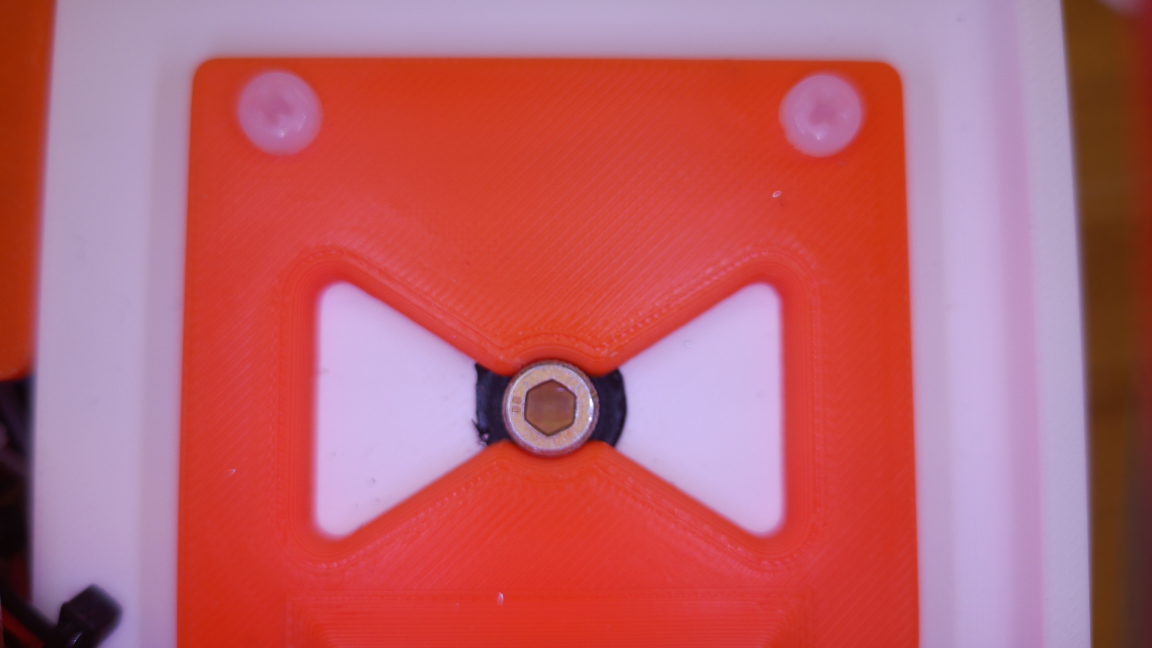
#> input picture Photos/bolt_head ideal.jpg, 4608 x 2592 px (shown at 1/4 size)
$ python standardized_markings.py
#> lines starting #> are read from the running program, lines starting #| are printed output that depends on the picture; after the words box and inside, x2 and y2 are one past the last pixel; in counts of white or black regions, pixels touching at a corner belong together
import numpy as np
import cv2 as cv

img = cv.imread('Photos/bolt_head ideal.jpg') # 18 seems to be in more focus
#> img is the input picture: shape (2592, 4608, 3); mean B, G, R 109, 98.8, 187.2

# ROI parameters
center = (2205,1635) # true center is (2304,1296)
radius = 165

lowerThresh = 75
upperThresh = 100

if img is None:
    print("Image failed to load")
    exit()

gray = cv.cvtColor(img, cv.COLOR_BGR2GRAY)
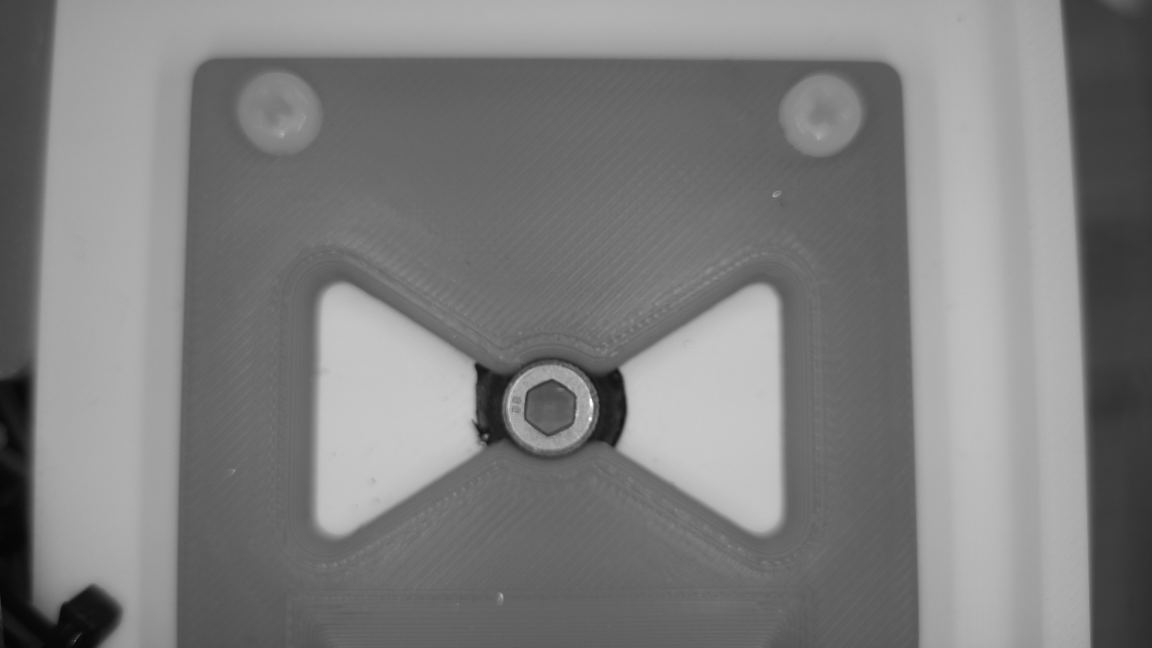
#> gray: shape (2592, 4608) (shown at 1/4 size); min 2, max 255, mean 126.4
gray=cv.bitwise_not(gray)
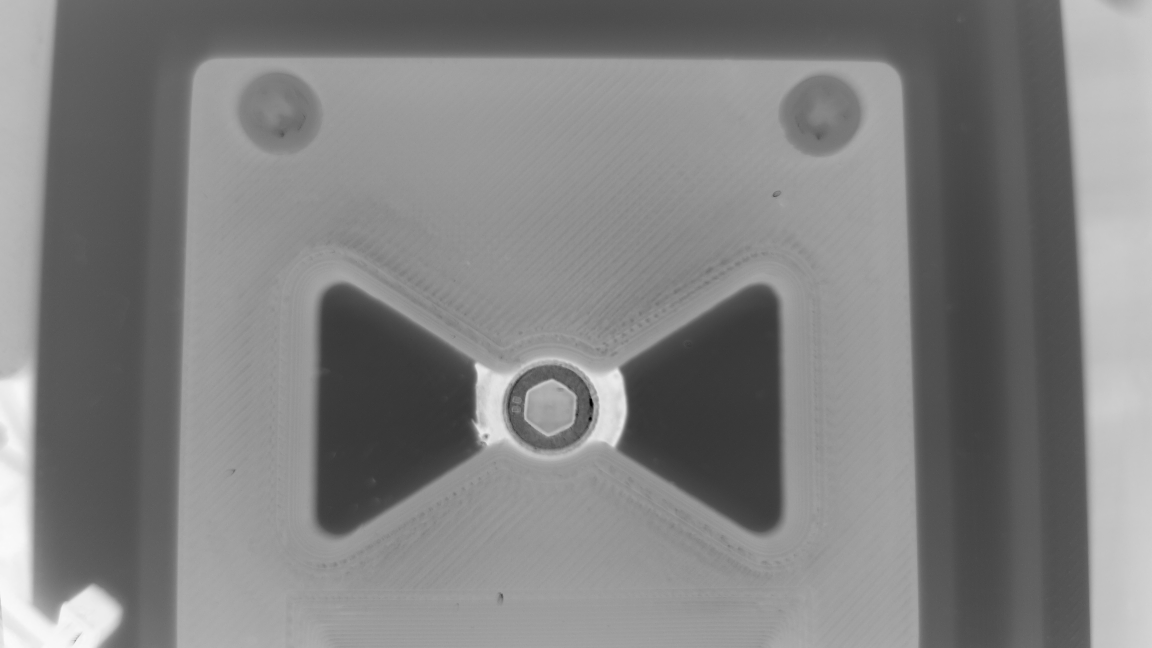
#> gray: shape (2592, 4608) (shown at 1/4 size); min 0, max 253, mean 128.6
cv.imshow('image1.jpg',gray)
#gray = cv.GaussianBlur(gray, (3, 3), 0)


preview = img.copy()
cv.circle(preview, center, radius, (255,0,0), 3)
cv.imshow("ROI Preview", preview)

# Create circular mask
mask = np.zeros_like(gray, dtype=np.uint8)
cv.circle(mask, center, radius, 255, -1)
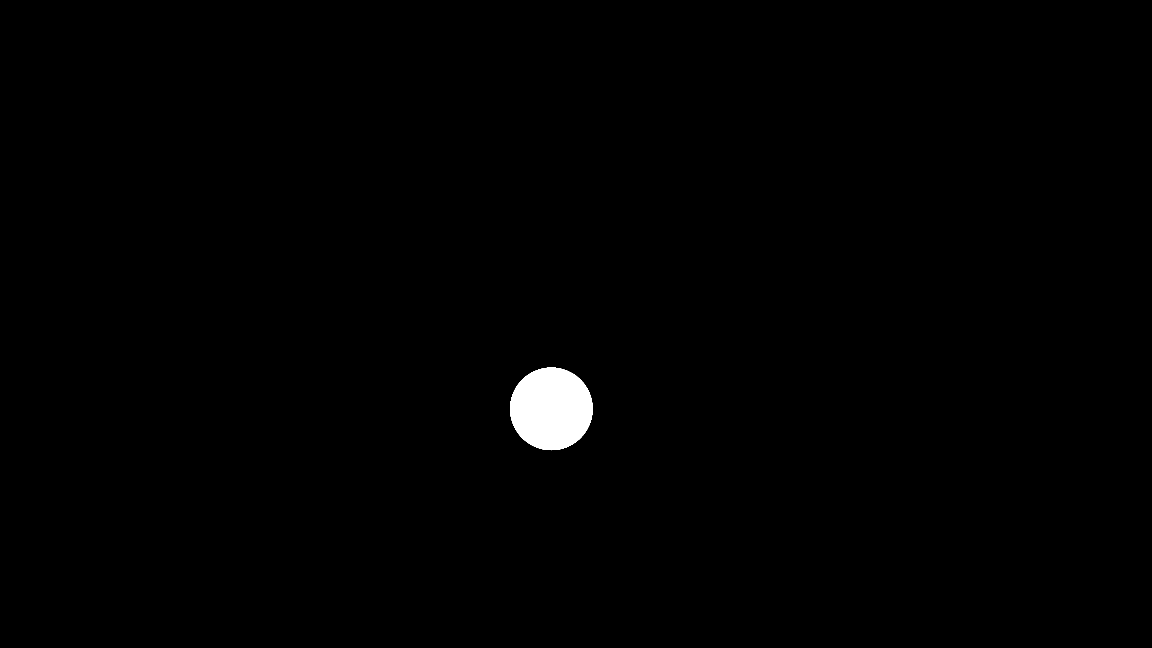
#> mask: shape (2592, 4608) (shown at 1/4 size); 0.72% white; 1 white region, box (x1, y1, x2, y2) and area: (2040, 1470, 2371, 1801) 85501

# Apply mask


# Edge detection ONLY in ROI
cannyCircle = cv.Canny(gray, lowerThresh, upperThresh)
#> cannyCircle: shape (2592, 4608); 0.05% white in thin lines or dots, all inside (x1, y1, x2, y2) = (0, 410, 4363, 2592)
cannyCircle = cv.bitwise_and(cannyCircle, cannyCircle, mask=mask)
#> cannyCircle: shape (2592, 4608); 0.01% white in thin lines or dots, all inside (x1, y1, x2, y2) = (2044, 1495, 2370, 1784)
cannyCircle = cv.dilate(cannyCircle, None, iterations=3)
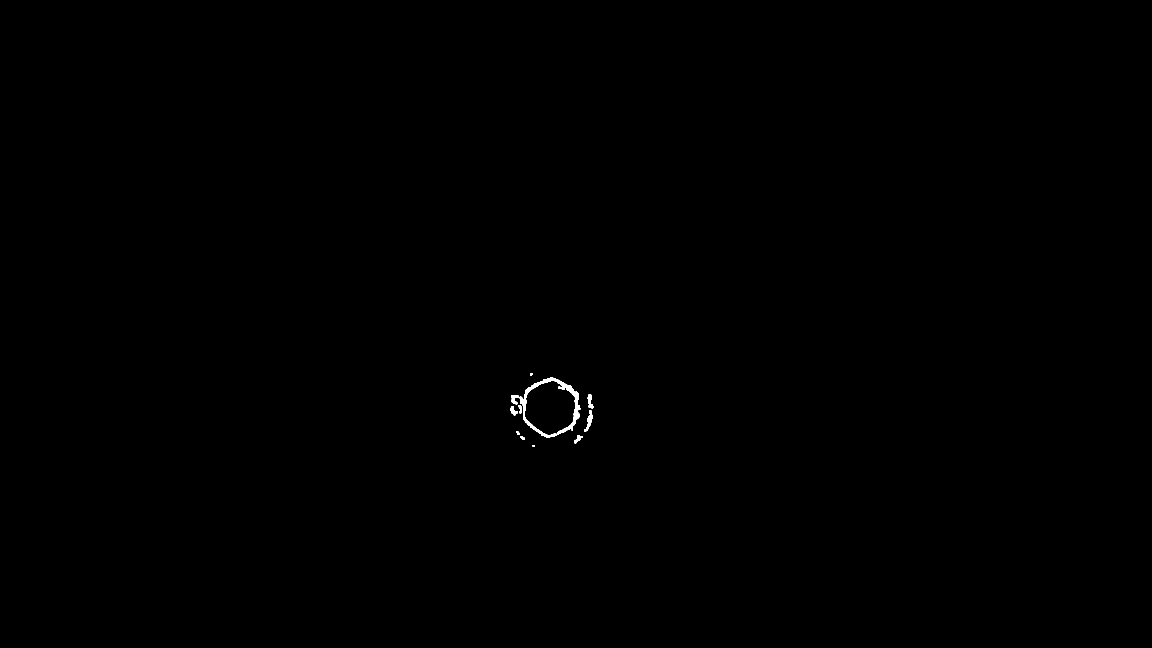
#> cannyCircle: shape (2592, 4608) (shown at 1/4 size); 0.11% white; 13 white regions, largest, box (x1, y1, x2, y2) and area: (2090, 1511, 2321, 1750) 8528, (2337, 1657, 2370, 1727) 906, (2351, 1577, 2373, 1633) 729
cannyCircle = cv.erode(cannyCircle, None, iterations=1)
#> cannyCircle: shape (2592, 4608); 0.08% white; 13 white regions

cv.imshow("Edges in Circular ROI", cannyCircle)

contours, hierarchy = cv.findContours(cannyCircle, cv.RETR_LIST, cv.CHAIN_APPROX_SIMPLE)
#> contours = 13 contours, 1 with area under 20; largest, box (x1, y1, x2, y2) and area: (2091, 1512, 2320, 1749) 5784, (2338, 1658, 2369, 1726) 611, (2352, 1578, 2372, 1632) 487, (2047, 1581, 2073, 1616) 368, (2042, 1625, 2070, 1660) 354

# blur = cv.medianBlur(grayCT,301) #number must be odd
# cimg = imgCT.copy()

idealBoltPhoto = img.copy()
markings = []

for contour in contours:
    area = cv.contourArea(contour)

    if area > 2000:  # large = center hole
        cv.drawContours(cannyCircle, [contour], -1, 0, -1)  # erase it
#> this loop made 13 passes
#> area on passes 2 to 13: 80.5, 262, 53, 611, 64.5, 353.5, 163, 137, 368.5, 487, 5784.5, 46.5
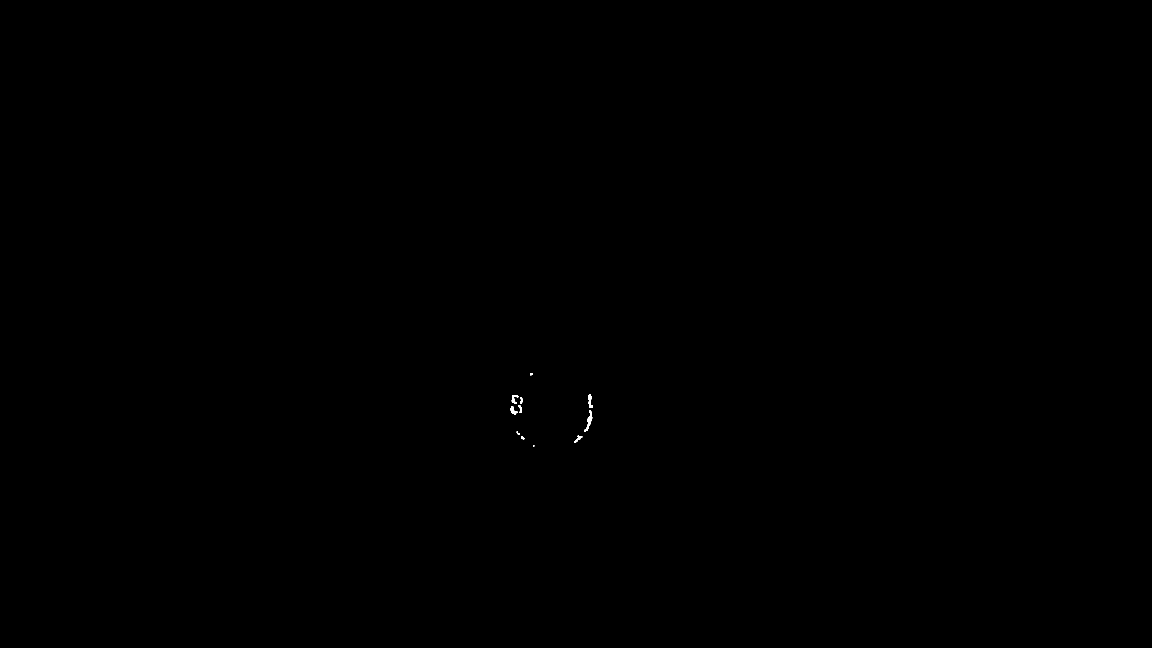
#> cannyCircle: shape (2592, 4608) (shown at 1/4 size); 0.03% white; 12 white regions, largest, box (x1, y1, x2, y2) and area: (2338, 1658, 2369, 1726) 696, (2352, 1578, 2372, 1632) 557, (2047, 1581, 2073, 1616) 432

    # [4 lines of commented-out code are left out]

cv.imshow("Edges after hex removal", cannyCircle)

cannyCircle = cv.dilate(cannyCircle, None, iterations=5)
#> cannyCircle: shape (2592, 4608); 0.08% white; 6 white regions, box (x1, y1, x2, y2) and area: (2037, 1576, 2095, 1665) 3711, (2333, 1573, 2377, 1731) 3594, (2294, 1738, 2334, 1777) 1013, (2062, 1721, 2102, 1762) 853, (2116, 1488, 2135, 1506) 330, (2127, 1776, 2142, 1791) 225
cannyCircle = cv.erode(cannyCircle, None, iterations=5)
#> cannyCircle: shape (2592, 4608); 0.03% white; 9 white regions

cv.imshow("Edges", cannyCircle)

contours, hierarchy = cv.findContours(cannyCircle, cv.RETR_LIST, cv.CHAIN_APPROX_SIMPLE)
#> contours = 9 contours, 1 with area under 20; largest, box (x1, y1, x2, y2) and area: (2338, 1642, 2369, 1726) 728, (2042, 1621, 2086, 1660) 574, (2047, 1581, 2090, 1616) 554, (2352, 1578, 2372, 1632) 518, (2299, 1743, 2329, 1772) 274, (2084, 1745, 2097, 1757) 80, (2067, 1726, 2079, 1739) 53, (2121, 1493, 2130, 1501) 46

for contour in contours:
    area = cv.contourArea(contour)

    if 520 < area < 600:
        print(area)
        markings.append(contour)
        cv.drawContours(idealBoltPhoto, [contour], -1, (0, 255, 0), 10)
        cv.drawContours(preview, [contour], -1, (0, 255, 0), 10)
#> this loop made 9 passes
#> area on passes 2 to 9: 80.5, 273.5, 53, 727.5, 574.5, 554.5, 518.5, 46.5
#| 574.5
#| 554.5
#> after the loop, markings = 2 contours; box (x1, y1, x2, y2) and area: (2042, 1621, 2086, 1660) 574, (2047, 1581, 2090, 1616) 554

#cv.drawContours(idealBoltPhoto, contours, -1, (0,255,0), 10) #cv.drawContours(image being drawn on, contours, which contours to draw? just use -1, color, line thickness)
cv.imshow('Contours', idealBoltPhoto)
cv.imwrite("Photos/output/Contours on the Ideal Bolt.jpg", idealBoltPhoto)

print(f'\n There are {len(markings)} standardized markings')
#|  There are 2 standardized markings

cv.imwrite("Photos/output/ROI Preview.jpg", preview)
cv.imshow("ROI Preview", preview)


cv.waitKey(0)

$ run again, with Photos/bolt_shaft black.jpg copied over Photos/bolt_head ideal.jpg
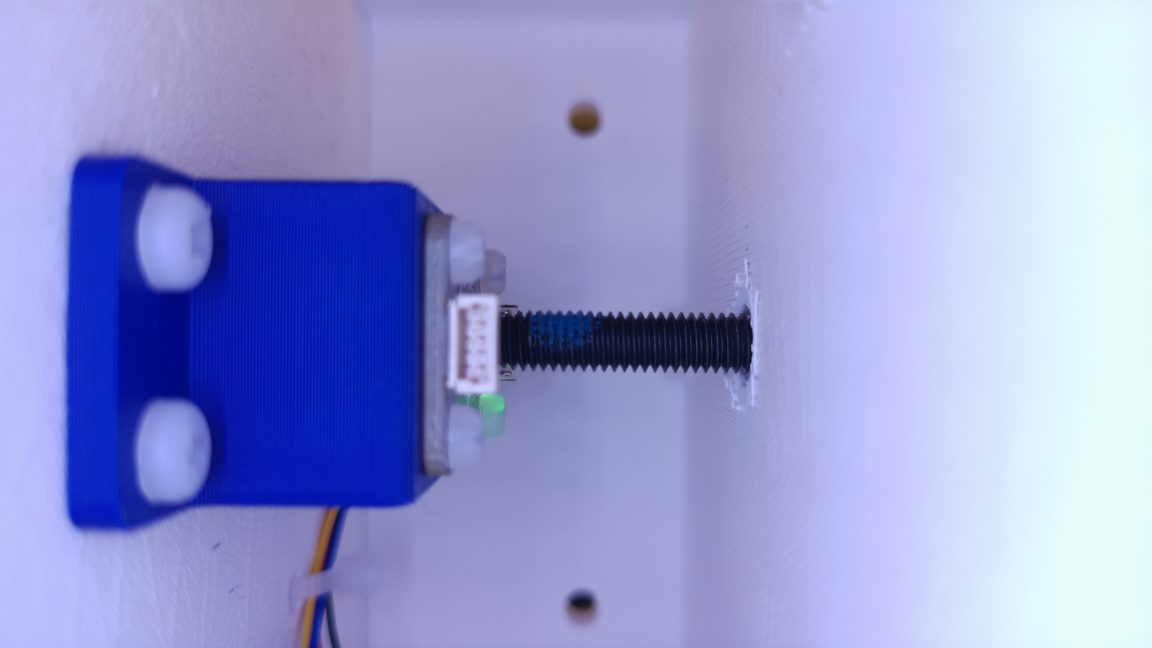
#> input picture Photos/bolt_shaft black.jpg, 4608 x 2592 px (shown at 1/4 size)
#> img is the input picture: shape (2592, 4608, 3); mean B, G, R 210.3, 153.6, 148
#> `gray=cv.bitwise_not(gray)`:
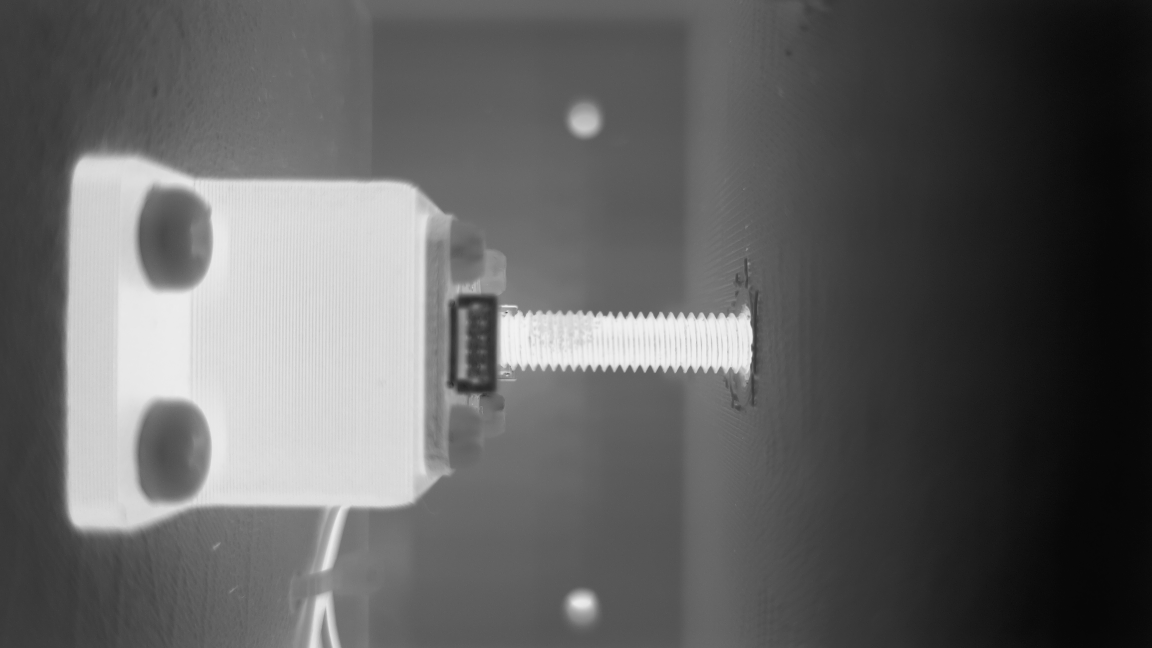
#> gray: shape (2592, 4608) (shown at 1/4 size); min 5, max 244, mean 96.6
#> mask: shape (2592, 4608); 0.72% white; 1 white region, box (x1, y1, x2, y2) and area: (2040, 1470, 2371, 1801) 85501
#> `cannyCircle = cv.Canny(gray, lowerThresh, upperThresh)`:
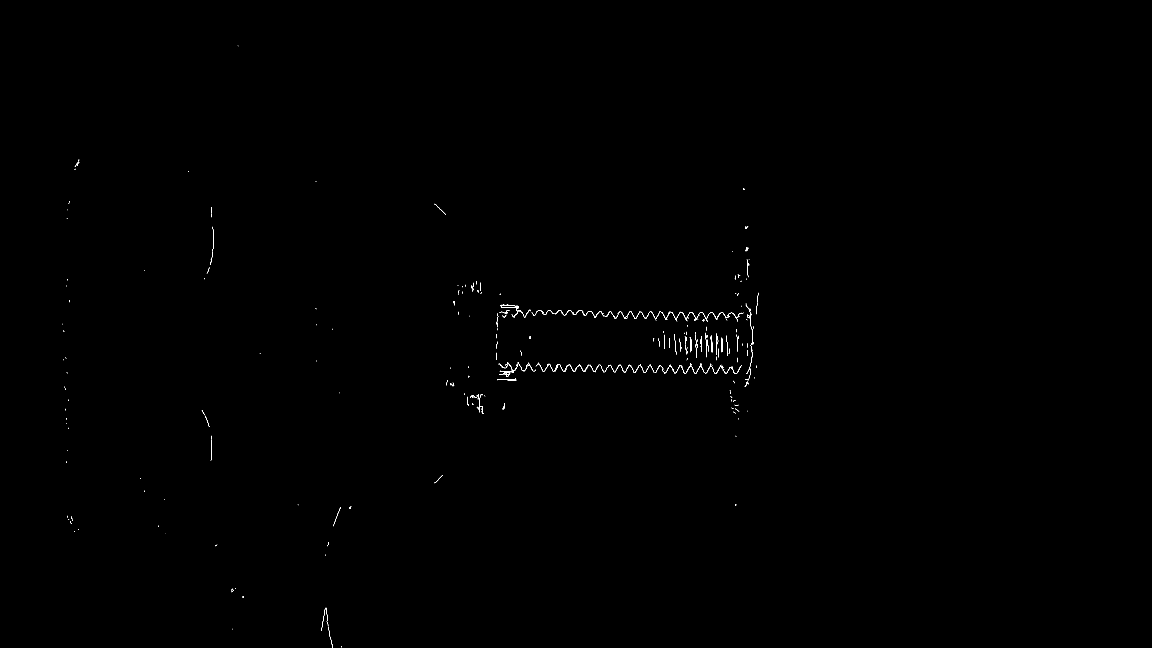
#> cannyCircle: shape (2592, 4608) (shown at 1/4 size); 0.09% white in thin lines or dots, all inside (x1, y1, x2, y2) = (249, 183, 3034, 2592)
#> `contours, hierarchy = cv.findContours(cannyCircle, cv.RETR_LIST, cv.CH..`: contours = 3 contours; box (x1, y1, x2, y2) and area: (2203, 1468, 2230, 1488) 270, (2164, 1470, 2188, 1488) 194, (2245, 1474, 2265, 1489) 156
#> the loop `for contour in contours:` made 3 passes
#> area on passes 1 to 3: 156.5, 194, 269.5
#> `contours, hierarchy = cv.findContours(cannyCircle, cv.RETR_LIST, cv.CH..`: contours = 3 contours; box (x1, y1, x2, y2) and area: (2203, 1468, 2230, 1488) 338, (2164, 1470, 2188, 1488) 254, (2245, 1474, 2265, 1489) 172
#> the loop `for contour in contours:` made 3 passes
#> area on passes 1 to 3: 172, 254, 338
#> after the loop `for contour in contours:`: markings = []
#|  There are 0 standardized markings
